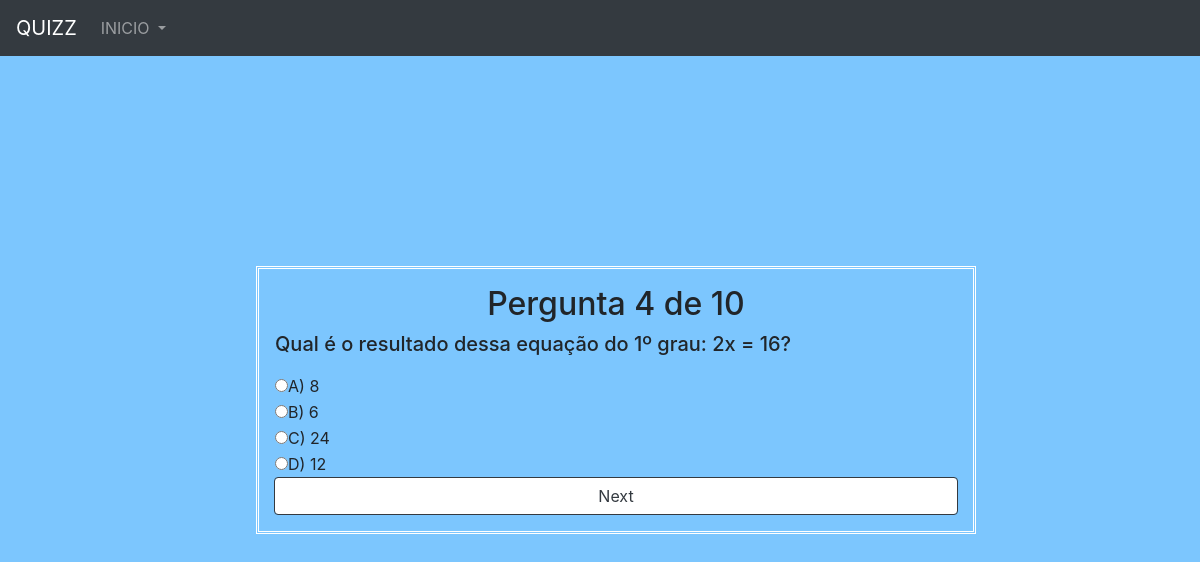
/showquizz?page=4, run on the app's committed database.
### core/models.py (models this page shows, shortened)
class BaseModel(models.Model):
    objects = models.Manager()
    class Meta:
        abstract = True

class Question(BaseModel):
    pergunta = models.TextField('Pergunta')
    correta = models.CharField('Questao correta', max_length=1)
    solucao = models.TextField('solucao')
    nivel = models.IntegerField('nivel')
    a = models.TextField()
    b = models.TextField()
    c = models.TextField()
    d = models.TextField()

### core/views.py (the view)
# urls.py: path('showquizz', showquizz, name="showquizz"),
def showquizz(request):
    objeto = question_global  # pego o total de objetos que quero aleatoriamente
    paginator = Paginator(objeto, 1)  # comeco na primeira pagina
    try:
        page = int(request.GET.get('page', '1'))
    except:
        page = 1
    try:
        questions = paginator.page(page)
    except(EmptyPage, InvalidPage):
        questions = paginator.page(paginator.num_pages)
    context = {
        'objeto': objeto,
        'questions': questions,
        'count': pag_total
    }
    return render(request, 'showquizz.html', context)

### core/templates/showquizz.html (shortened to what this page needs)
{% load bootstrap4 %}
<!DOCTYPE html>
<html lang="en">
<head>
    {%bootstrap_css%}
</head>
<body>
    <div class="navbar">
        <div class="navbar navbar-expand-lg fixed-top navbar-dark bg-dark" style="">
            <a href="../" class="navbar-brand"><font style="vertical-align: inherit;"><font style="vertical-align: inherit;">QUIZZ</font></font></a>
            <div class="collapse navbar-collapse" id="navbarResponsive">
                <ul class="navbar-nav">
                    <li class="nav-item dropdown">
                        <a class="nav-link dropdown-toggle" data-toggle="dropdown" href="#" id="themes"><font style="vertical-align: inherit;"><font style="vertical-align: inherit;">INICIO </font></font></a>
                    </li>
                </ul>
            </div>
        </div>
    </div>
    <div class="container">
        <center><h2>Pergunta {{ questions.end_index }} de  {{count}}</h2></center>
        <div>
            {% for question in questions %}
            <form id="myForm">
            <table>
                <tr><td><label><h5>{{question.pergunta}}</h5></label></td></tr>
                <tr><td><input type="radio" class="rb" name="name" id="a" value="A">A) {{question.a}}</td></tr>
                 <tr><td><input type="radio" class="rb" name="name" id="b" value="B">B) {{question.b}}</td></tr>
                 <tr><td><input type="radio" class="rb" name="name" id="c" value="C">C) {{question.c}}</td></tr>
                 <tr><td><input type="radio" class="rb" name="name" id="d" value="D">D) {{question.d}}</td></tr>
            </table>
            </form>
            {% endfor %}
            <div class="paginetor">
                <div class="form-group">
                    {%  if questions.has_next %}
                    <a href="?page={{ questions.next_page_number }}"><button class="form-control btn-outline-dark" size="5" id="save_ans">Next</button></a>
                    {% else %}
                    <a href="resultado"><button class="btn form-control btn-success" id="save_ans">Submit Quiz</button></a>
                    {% endif %}
                </div>
            </div>
        </div>
    </div>
</body>
</html>

### core/templates/showquizz.html (style rules this page uses)
body { background-color: #7cc6fe; display: flex; justify-content: center; align-items: center; min-height: 100vh; }
.container { width: 60%; margin: 100px 160px; box-sizing: border-box; border: double white; display: block;s justify-content: center; align-items: center; flex-wrap: wrap; padding-top: 1rem; }

### data on the page
Question: pergunta "Qual é o resultado dessa equação do 1º grau: 2x = 16?", a "8", b "6", c "24", d "12"

### other printed values
{{ questions.end_index }} "4"
{{ count }} "10"
